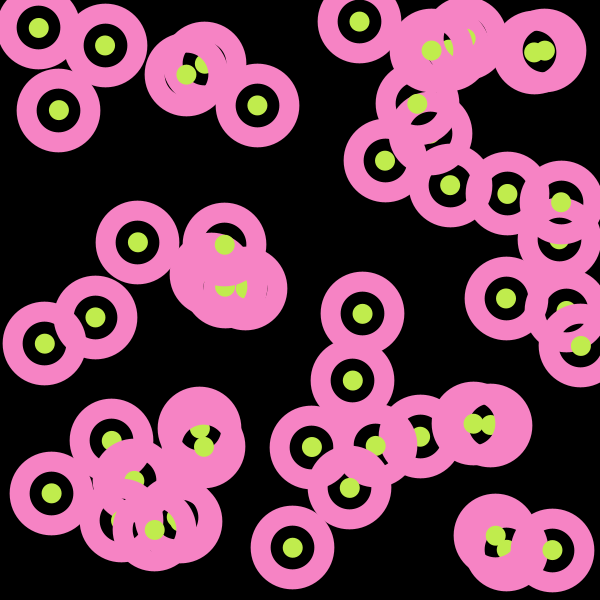
Frame 1 (no input)
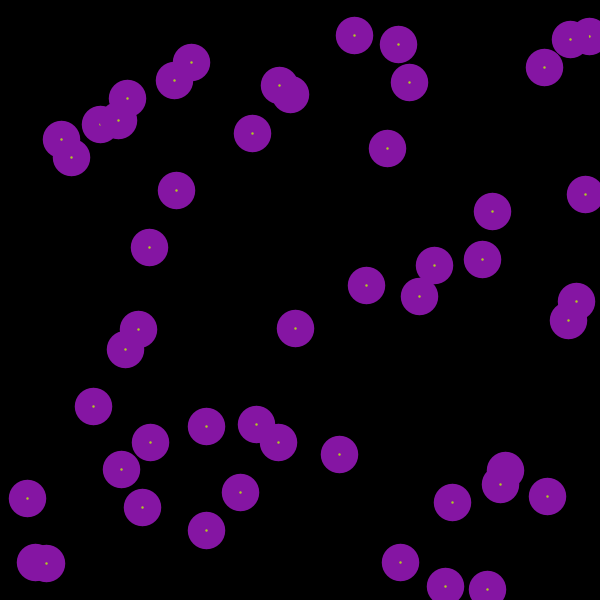
Frame 60 (the mouse pressed at the canvas centre just before this capture)
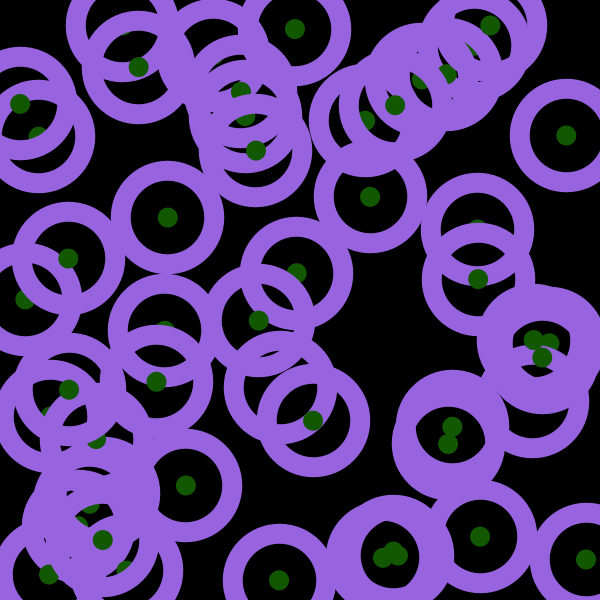
Frame 120 (the mouse held since frame 60 and released just before this capture)

The Processing sketch that drew these frames (run headless with seeded random() and noise(); from frame 60 on, the mouse is pressed at the canvas centre):

// Processing sketch: FR001BiglieFlash
// ── FR001BiglieFlash.pde
float [] x;
float [] y;
float [] xDelta;
float [] yDelta;

void setup () {
  size (600, 600);
  frameRate (60);

  initPosAndDelta();
}

// initializes data for the position and the delta for each ball
void initPosAndDelta()
{
  final int numOfBalls = 50;

  x = new float [numOfBalls];
  y = new float [numOfBalls];
  xDelta = new float [numOfBalls];
  yDelta = new float [numOfBalls];

  for (int i = 0; i < numOfBalls; i++) {
    x[i] = random(10, 590);
    y[i] = random(10, 590);
    xDelta[i] = random(-3, 3);
    yDelta[i] = random(-3, 3);
  }
}

void draw() {
  background(0);
  setStyle();
  drawAndUpdate();
}

// draws this frame and updates coordinates for the next one
void drawAndUpdate()
{
  // INTERESTING NOTE
  // I can avoid declaring numOfBalls as a global variable !
  // I know how many balls I have to draw asking x how many elements it holds !
  final int numOfBalls = x.length;
  for (int i = 0; i < numOfBalls; i++) {
    ellipse(x[i], y[i], 20, 20);
    updatePos(i);
    updateDelta(i);
  }
}

// updates the position at index 'i' (i.e. updates the position of ball with index 'i')
void updatePos(final int i)
{
  x[i] = x[i] + xDelta[i];
  y[i] = y[i] + yDelta[i];
}

// updates the delta with index i
void updateDelta(final int i)
{
  updateDeltaX(i);
  updateDeltaY(i);
}

// updates the x component of delta with index i
void updateDeltaX(final int i)
{
  if ((x[i] > width - 10) || (x[i] < 10)) {
    xDelta[i] = -xDelta[i];
  }
}

// updates the y component of delta with index i
void updateDeltaY(final int i)
{
  if ((y[i] > width - 10) || (y[i] < 10)) {
    yDelta[i] = -yDelta[i];
  }
}

// sets the style for this frame
void setStyle()
{
  fill(random(0, 255), random(0, 255), random(0, 255));
  stroke(random(0, 255), random(0, 255), random(0, 255));
  strokeWeight(random(0, 100));
}
